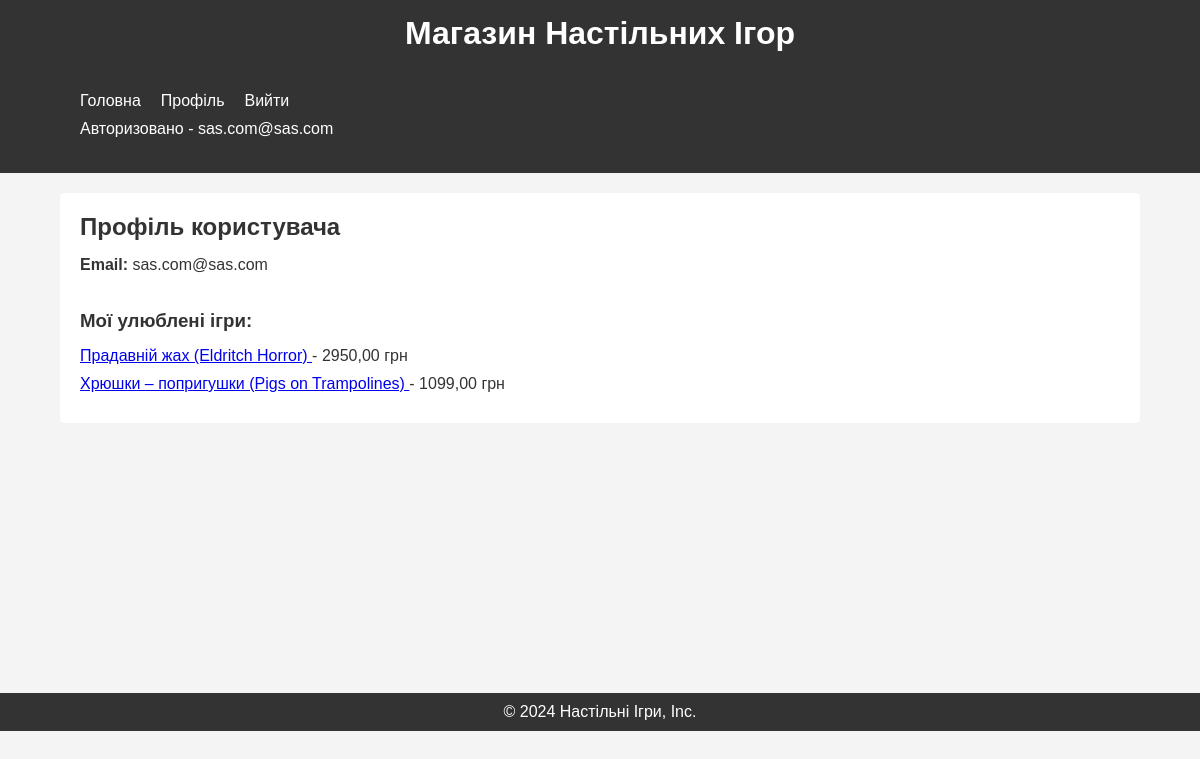
/profile/ (signed in), run on the app's committed database.
### main/models.py (models this page shows, shortened)
class User(AbstractBaseUser, PermissionsMixin):
    email = models.EmailField(verbose_name='Електронна адреса', max_length=60, unique=True)
    is_staff = models.BooleanField(default=False)
    is_active = models.BooleanField(default=True)
    favorites = models.ManyToManyField(
        BoardGame,
        blank=True,
        related_name='favorited_by'
    )
    objects = CustomUserManager()
    USERNAME_FIELD = 'email'
    EMAIL_FIELD = 'email'
    REQUIRED_FIELDS = []
    class Meta:
        verbose_name = 'User'
        verbose_name_plural = 'Users'

class BoardGame(models.Model):
    name = models.CharField(max_length=255, verbose_name="Назва гри")
    price = models.DecimalField(
        max_digits=10,
        decimal_places=2,
        verbose_name="Ціна"
    )
    description = models.TextField(verbose_name="Опис", blank=True, null=True)
    image = models.ImageField(
        upload_to="board_games_images/",
        verbose_name="Картинка гри",
        null=True,
        blank=True
    )
    category = models.CharField(
        max_length=50,
        choices=Category.choices,
        verbose_name="Категорія"
    )
    age = models.CharField(
        max_length=20,
        choices=Age.choices,
        verbose_name="Вік"
    )
    publisher = models.ForeignKey(
        Publisher,
        on_delete=models.CASCADE,
        related_name="board_games",
        verbose_name="Видавець"
    )

### main/views.py (the view)
# urls.py: path('profile/', profile_view, name='profile'),
@login_required
def profile_view(request):
    user = request.user
    favorites = user.favorites.select_related('publisher').all()
    return render(request, 'main/profile.html', {
        'user': user,
        'favorites': favorites,
    })

### main/templates/main/profile.html
{% extends 'base.html' %}
{% load static %}
{% block content %}
<div class="container">
    <h2>Профіль користувача</h2>
    <p><strong>Email:</strong> {{ user.email }}</p>
    <br>
    <br>
    <h3>Мої улюблені ігри:</h3>
    {% if favorites %}
    <ul>
        {% for game in favorites %}
        <li>
            <a href="{% url 'detail' game.id %}">
                {{ game.name }}
            </a> - {{ game.price }} грн
        </li>
        {% endfor %}
    </ul>
    {% else %}
    <p>У вас ще немає улюблених ігор.</p>
    {% endif %}
</div>
{% endblock content %}

### main/templates/base.html (shortened to what this page needs)
{% load static %}
<!DOCTYPE html>
<html lang="uk">
<head>
    <link rel="stylesheet" href="{% static 'css/style.css' %}">
</head>
<body>
    <header>
        <h1>Магазин Настільних Ігор</h1>
        <div class="container">
            {% if user.is_authenticated %}
            <nav>
                <ul>
                    <li><a href="{% url 'list' %}" class="link">Головна</a></li>
                    <li><a href="{% url 'profile' %}" class="link">Профіль</a></li>
                    <li><a href="{% url 'logout' %}" class="link">Вийти</a></li>
                </ul>
            </nav>
            <p>Авторизовано - {{ user.email }}</p>
            {% endif %}
        </div>
    </header>
    <main>
        {% block content %}{% endblock content %}
    </main>
    <footer>
        <p>&copy; 2024 Настільні Ігри, Inc.</p>
    </footer>
</body>
</html>

### static/css/style.css (style rules this page uses)
* { margin: 0; padding: 0; box-sizing: border-box; }
body { font-family: Arial, sans-serif; background-color: #f4f4f4; color: #333; margin: 0; padding: 0; }
.container { width: 90%; max-width: 1200px; margin: 0 auto; padding: 20px; background-color: #fff; margin-top: 20px; border-radius: 4px; }
h1, h2, h3 { margin-bottom: 15px; }
header { background-color: #333; color: #fff; padding: 15px 0; margin-bottom: 20px; }
header h1 { text-align: center; margin: 0; }
main { min-height: 60vh; }
footer { background-color: #333; color: #fff; padding: 10px 0; text-align: center; margin-top: 20px; }
ul { list-style-type: none; padding-left: 0; }
li { margin-bottom: 10px; }
nav ul { display: flex; gap: 20px; }
nav ul li a { color: #fff; text-decoration: none; }
header .container { background: transparent; }

### data on the page
User: email "sas.com@sas.com"
BoardGame: name "Прадавній жах (Eldritch Horror)", price "2950,00"
BoardGame: name "Хрюшки – попригушки (Pigs on Trampolines)", price "1099,00"
